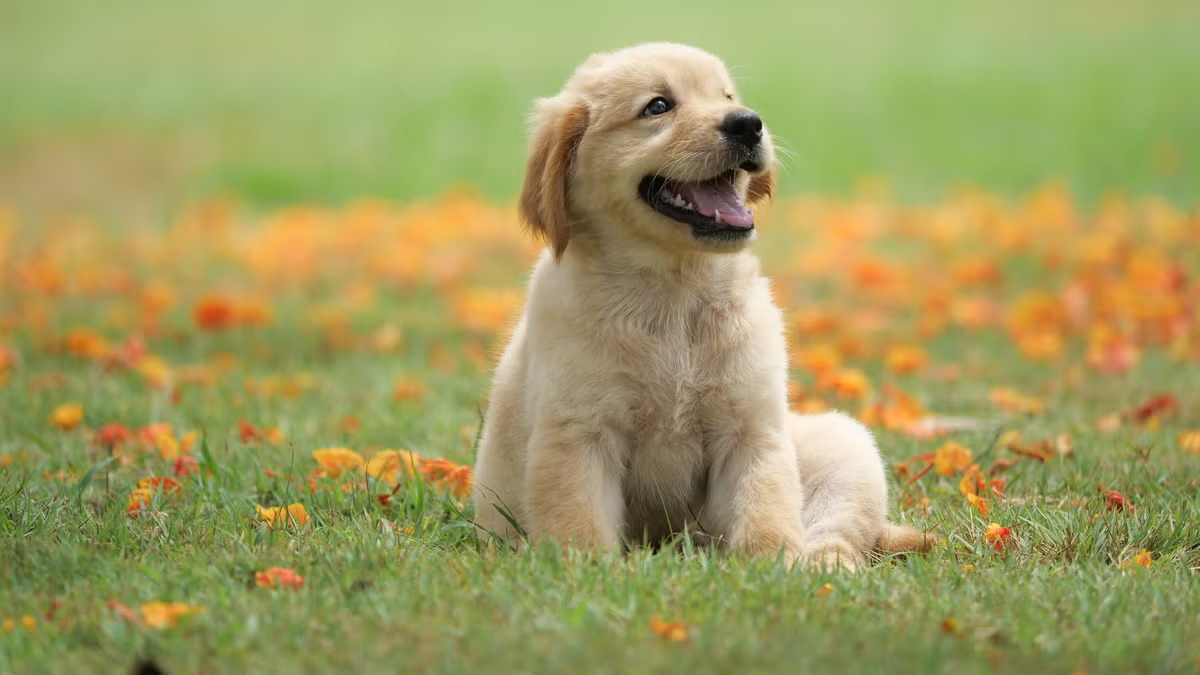
#> input picture images/dog.jpg, 1200 x 675 px
$ jupyter execute basics.ipynb   (shell and % lines are left out)   (text cells are left out)
#> lines starting #> are read from the running program, lines starting #| are printed output that depends on the picture; after the words box and inside, x2 and y2 are one past the last pixel; in counts of white or black regions, pixels touching at a corner belong together
[cell 1]
import cv2
from matplotlib import pyplot as plt
import numpy as np

[cell 2]
img = cv2.imread('./images/dog.jpg') # img contains a numpy array of pixel values
#> img is the input picture: shape (675, 1200, 3); mean B, G, R 95.9, 156.2, 160.2
print(type(img))
#| <class 'numpy.ndarray'>
print(img.shape) # height, width, channels
#| (675, 1200, 3)
print(img.dtype) # data type of pixel values
#| uint8

[cell 3]
img_rgb = cv2.cvtColor(img, cv2.COLOR_BGR2RGB) # by default OpenCV uses BGR format
plt.imshow(img_rgb)

[cell 4]
# created a simple function to display images
def show_image(title= "", image = None):
    plt.title(title)
    plt.imshow(cv2.cvtColor(image, cv2.COLOR_BGR2RGB))

show_image("Dog", img)

[cell 5]
plt.imshow(cv2.cvtColor(img, cv2.COLOR_BGR2HSV))
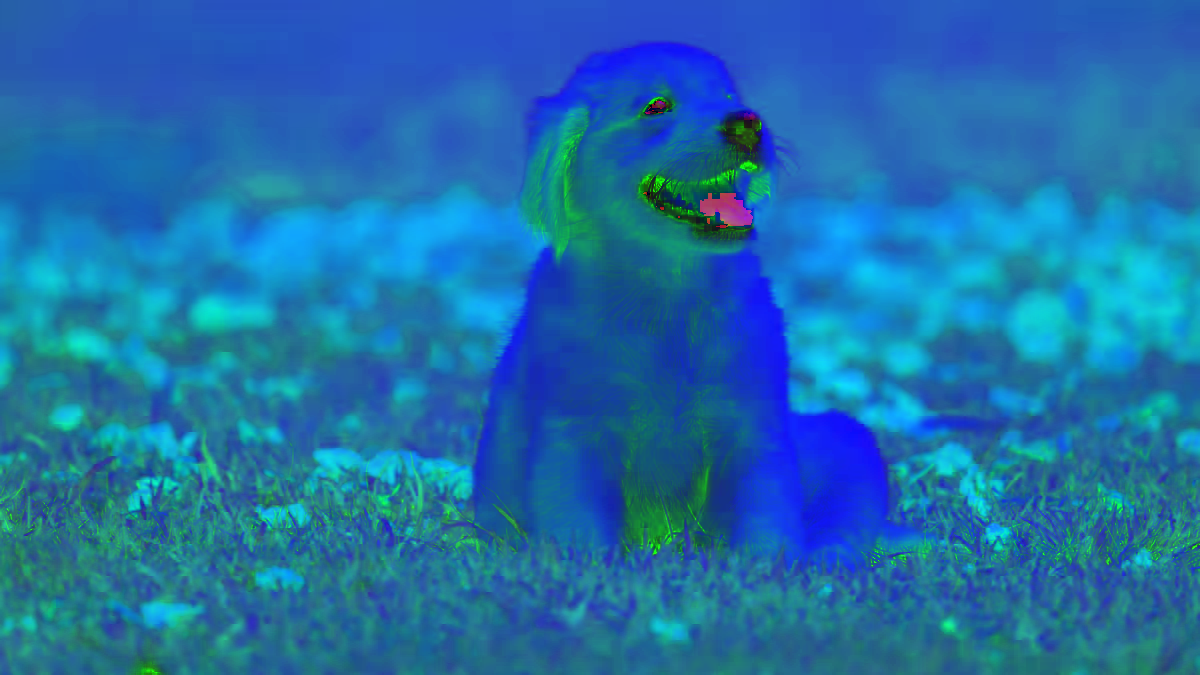
#> shown: shape (675, 1200, 3); mean R, G, B 29.9, 110.8, 169.7

[cell 6]
# find hsv range of red color
bgr_red = np.uint8([[[0,0,255]]])
hsv_red = cv2.cvtColor(bgr_red, cv2.COLOR_BGR2HSV)
print(hsv_red) # [[[  0 255 255]]]

[cell 7]
# lower and upper range of red color in hsv
lower_red = np.array([0,100,100])
upper_red = np.array([10,255,255])

[cell 8]
cap = cv2.VideoCapture(0)
while(1):

    # Take each frame
    _, frame = cap.read()
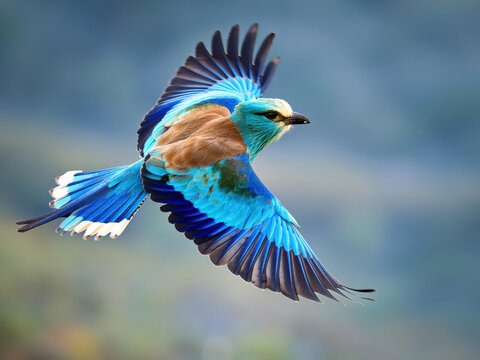
#> input picture images/bird.jpg, 480 x 360 px, given in place of the camera
#> frame is the input picture: shape (360, 480, 3); mean B, G, R 146.5, 131.8, 105.5

    # Convert BGR to HSV
    hsv = cv2.cvtColor(frame, cv2.COLOR_BGR2HSV)
#> hsv: shape (360, 480, 3); mean H, S, V 90.7, 85.7, 152.1

    # Threshold the HSV image to get only red colors
    mask = cv2.inRange(hsv, lower_red, upper_red)
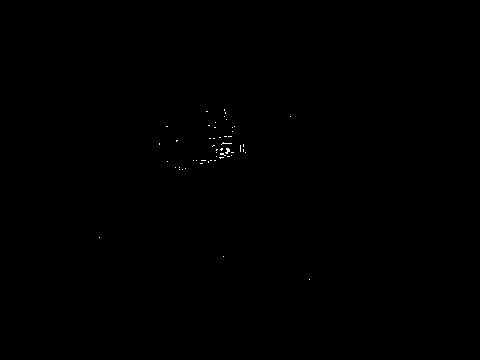
#> mask: shape (360, 480); 0.08% white in thin lines or dots, all inside (x1, y1, x2, y2) = (99, 109, 310, 280)

    # Bitwise-AND mask and original image
    res = cv2.bitwise_and(frame,frame, mask= mask)

    cv2.imshow('frame',frame)
    cv2.imshow('mask',mask)
    cv2.imshow('res',res)
    k = cv2.waitKey(5) & 0xFF
#> (key Esc is pressed here)
    if k == 27:
        break

[cell 9]
cv2.destroyAllWindows()

[cell 10]
obj = cv2.imread('./images/object-tracking-red.png')
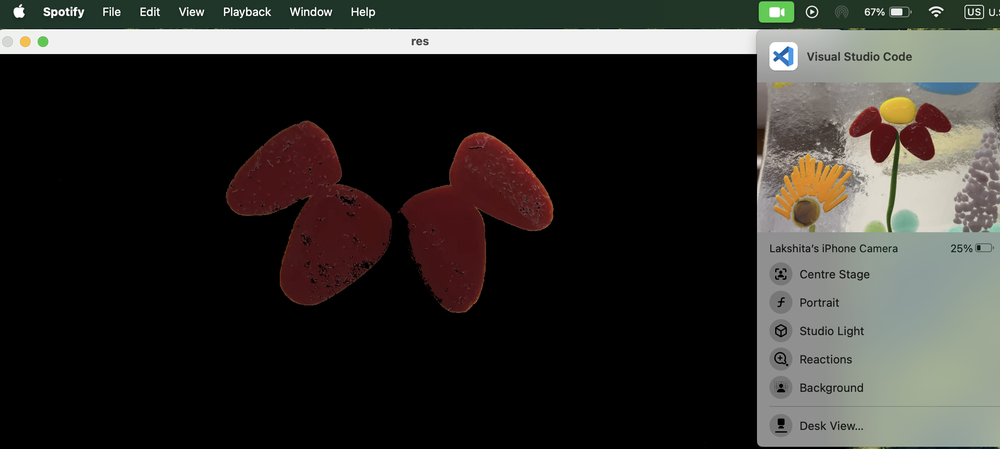
#> input picture images/object-tracking-red.png, 1000 x 449 px, shrunk from 2255 x 1013 before the run
#> obj is the input picture: shape (449, 1000, 3); mean B, G, R 45.9, 49.6, 51.5
plt.imshow(cv2.cvtColor(obj, cv2.COLOR_BGR2RGB))
plt.axis('off')
plt.show()
